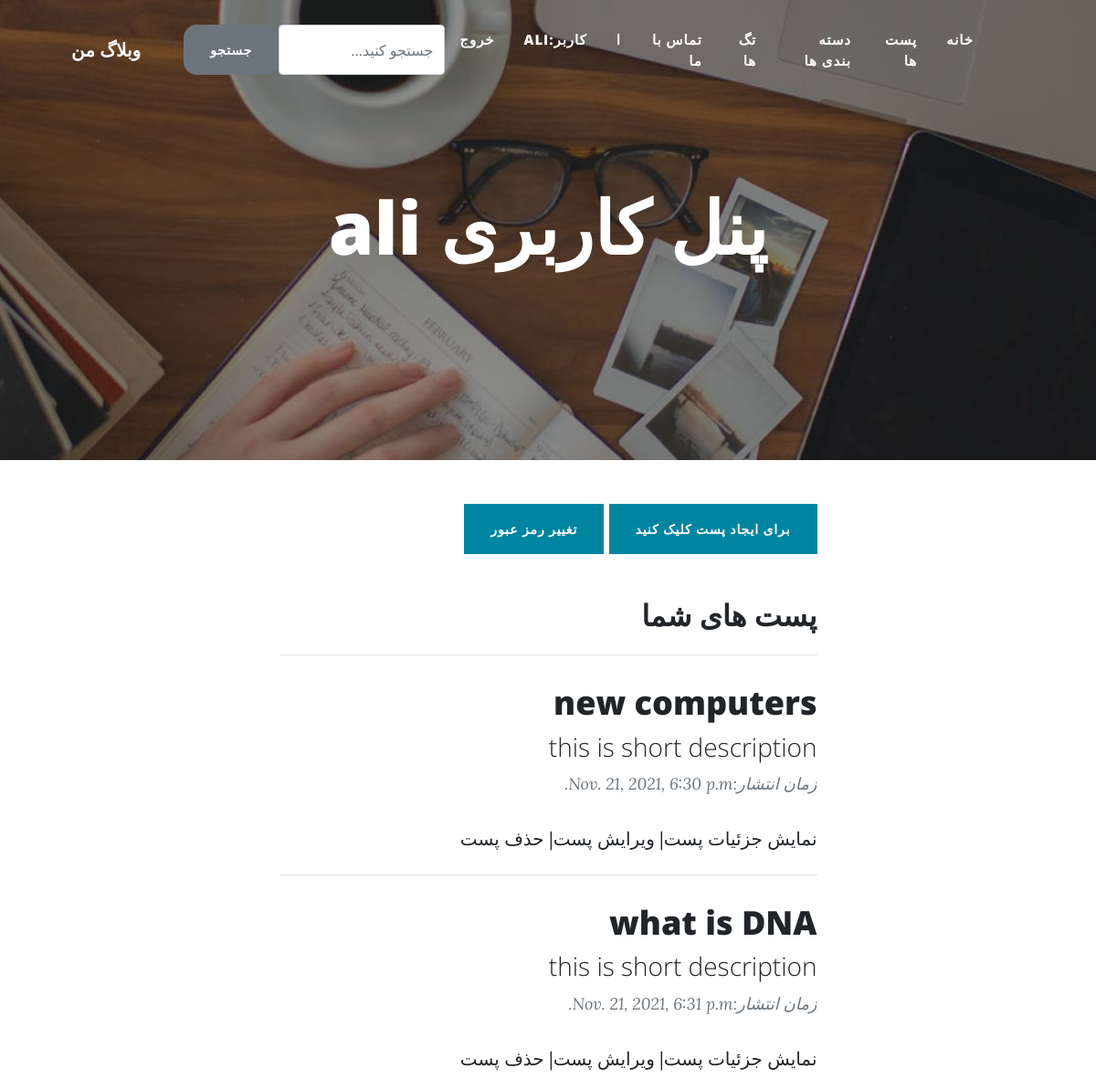
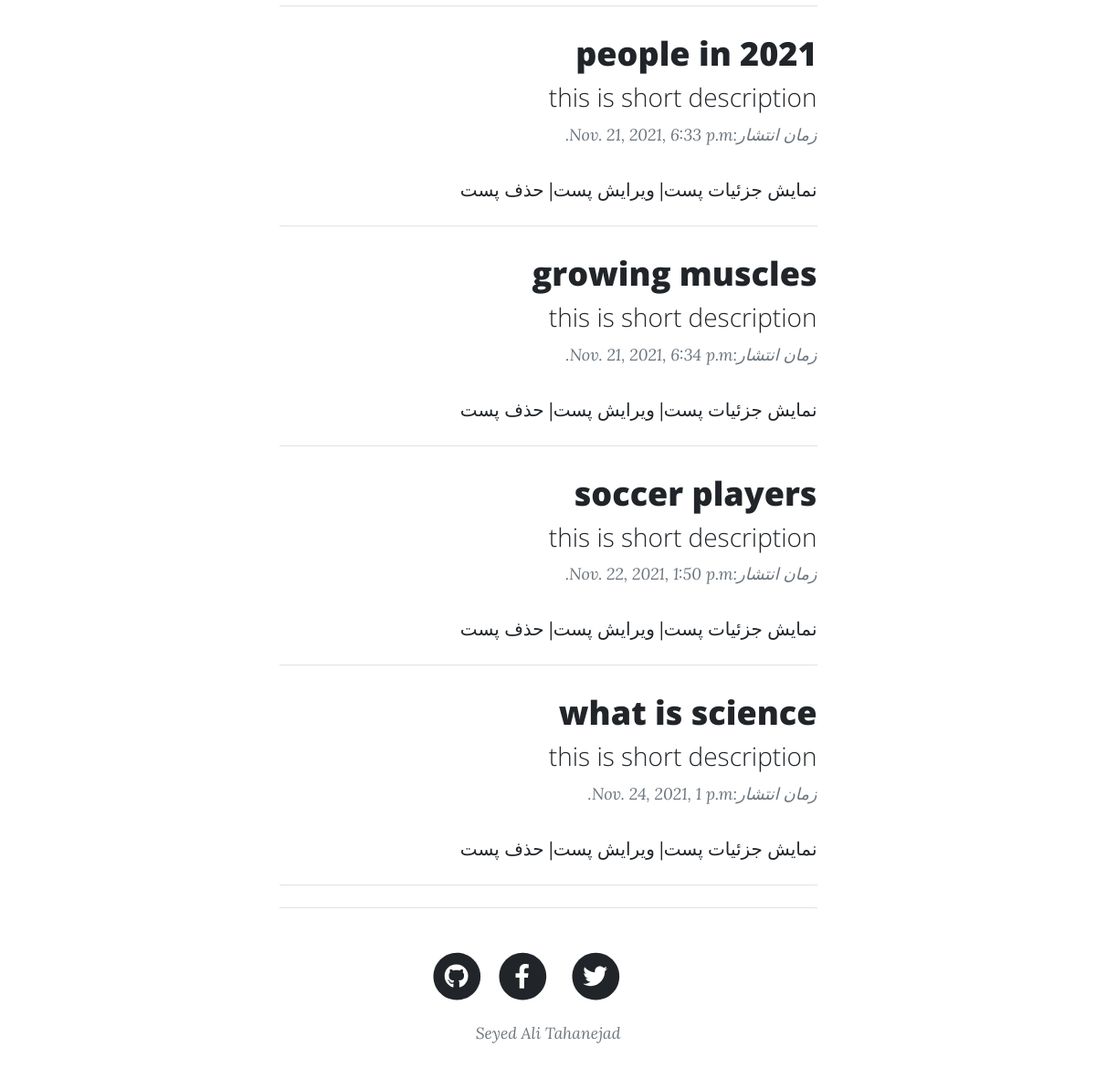
The page /dashboard (signed in) on the database its author committed (2 pictures, top to bottom).
### post/models.py (models this page shows, shortened)
class Post(models.Model):
    writer = models.ForeignKey(User, null=True, on_delete=models.SET_NULL)
    category = models.ManyToManyField(Category)
    """ the unique field is not used in the post title because of question number 2 """
    title = models.CharField(max_length=120)
    short_description = models.CharField(
        max_length=300, default="this is short description"
    )
    description = models.TextField()
    created_at = models.DateTimeField(auto_now_add=True)
    updated_at = models.DateTimeField(auto_now=True)
    tag = models.ManyToManyField(Tag, default="SEO",blank=True)
    image = models.ImageField(upload_to="uploads", null=True, blank=True)
    like = models.IntegerField(default=0)
    is_published = models.BooleanField(default=False)
    slug = models.SlugField(null=True)
    """ check if have exception for slug unique, generate slug with randomnuber"""
    class Meta:
        ordering = ["created_at"]

### post/views.py (the view)
# urls.py: path("dashboard", dashboard, name="dashboard"),
def dashboard(request):
    user = request.user
    user_posts = Post.objects.filter(writer=user)
    print (user)
    return render(request, "post/dashboard.html",{"user_posts":user_posts})

### post/templates/post/dashboard.html
{% extends 'main.html' %}
{% load static %}
{% block page_title %}پنل کاربری {{user}}{% endblock page_title %}
{% block header_background %}
            <header class="masthead" style="background-image:url({%static 'theme/dashboard.jpg'%})">
            {% endblock header_background%}
{% block content %}
<div class="container px-4 px-lg-5">
    <div class="row gx-4 gx-lg-5 justify-content-center">
      <div class="col-md-10 col-lg-8 col-xl-7">
        <a class="btn btn-primary mb-5" href="{% url 'add_post_form' %}">برای ایجاد پست کلیک کنید</a>
<a class="btn btn-primary mb-5" href="{% url 'reset_password_form' %}">تغییر رمز عبور</a>
<h2>پست های شما</h2>
        <hr class="my-4" />
{% for post in user_posts %}
  <div class="post-preview">
    <a href="{% url 'post_detail' post.slug %}">
      <h2 class="post-title">
        {{post.title}}
      </h2>
      <h3 class="post-subtitle">
       {{ post.short_description}}
      </h3>
    </a>
    <p class="post-meta">
      زمان انتشار:{{post.created_at }}
    </p>
  </div>
  <a href="{% url 'post_detail' post.slug %}">نمایش جزئیات پست</a>|
  <a href="{% url 'edit_post_form' post.slug %}">ویرایش پست</a>|
  <a href="{% url 'delete_post_form' post.slug %}">حذف پست</a>
  <hr class="my-4" />
{% empty %}
<h4>پستی برای نمایش وجود ندارد</h4>
{% endfor %}
{% endblock content %}

### templates/main.html (shortened to what this page needs)
{% load static %}
<!DOCTYPE html>
<html lang="en" dir="rtl">
    <head>
        <link href="{% static 'theme/styles.css'%}" rel="stylesheet" />
    </head>
    <body>
        <nav class="navbar navbar-expand-lg navbar-light" id="mainNav">
            <div class="container px-4 px-lg-5">
                <div class="collapse navbar-collapse" id="navbarResponsive">
                    <ul class="navbar-nav ms-auto py-4 py-lg-0">
                         <li class="nav-item"><a class="nav-link px-lg-3 py-3 py-lg-4 link-custom" href="{%url 'home'%}">خانه</a></li>
                        <li class="nav-item"><a class="nav-link px-lg-3 py-3 py-lg-4 link-custom" href="{%url 'posts'%}">پست ها</a></li>
                        <li class="nav-item"><a class="nav-link px-lg-3 py-3 py-lg-4 link-custom" href="{%url 'categories'%}">دسته بندی ها</a></li>
                        <li class="nav-item"><a class="nav-link px-lg-3 py-3 py-lg-4 link-custom" href="{%url 'tags'%}">تگ ها</a></li>
                        <li class="nav-item"><a class="nav-link px-lg-3 py-3 py-lg-4 link-custom" href="{%url 'contact_us_form'%}">تماس با ما</a></li>
                        <li class="nav-item"><a class="nav-link px-lg-3 py-3 py-lg-4 link-custom" href="{%url 'categories'%}">ا</a></li>
                        {% if user.is_authenticated %}
                        <li class="nav-item"><a class="nav-link px-lg-3 py-3 py-lg-4 link-custom" href="{%url 'dashboard'%}">کاربر:{{user.username}}</a></li>
                        <li class="nav-item"><a class="nav-link px-lg-3 py-3 py-lg-4 link-custom" href="{%url 'logout'%}">خروج</a></li>
                        {% else %}
                        <li class="nav-item"><a class="nav-link px-lg-3 py-3 py-lg-4 link-custom" href="{%url 'login_form'%}">ورود</a></li>
                        <li class="nav-item"><a class="nav-link px-lg-3 py-3 py-lg-4 link-custom" href="{%url 'register_form'%}">عضویت</a></li>
                        {% endif %}
                </div>
                <form class="input-group" id="search-bar" action="{% url 'search' %}" method="get">
                    <input type="search" name ="q" class="form-control rounded" placeholder="جستجو کنید..." aria-label="Search"
                    aria-describedby="search-addon" />
                    <button type="submit" class="btn btn-secondary" >جستجو</button>
                  </form>
                  <a class="navbar-brand" href="{%url 'home'%}">وبلاگ من</a>
            </div>
        </nav>
        {% block header_background %}{% endblock header_background%}
            <div class="container position-relative px-4 px-lg-5">
                <div class="row gx-4 gx-lg-5 justify-content-center">
                    <div class="col-md-10 col-lg-8 col-xl-7">
                        <div class="site-heading">
                            <h1>{% block page_title %}{% endblock page_title %}</h1>
                        </div>
                    </div>
                </div>
            </div>
        </header>
        {% block content %}
        {% endblock content %}
        <footer class="border-top">
            <div class="container px-4 px-lg-5">
                <div class="row gx-4 gx-lg-5 justify-content-center">
                    <div class="col-md-10 col-lg-8 col-xl-7">
                        <ul class="list-inline text-center">
                            <li class="list-inline-item">
                                <a href="#!">
                                    <span class="fa-stack fa-lg">
                                        <i class="fas fa-circle fa-stack-2x"></i>
                                        <i class="fab fa-twitter fa-stack-1x fa-inverse"></i>
                                    </span>
                                </a>
                            </li>
                            <li class="list-inline-item">
                                <a href="#!">
                                    <span class="fa-stack fa-lg">
                                        <i class="fas fa-circle fa-stack-2x"></i>
                                        <i class="fab fa-facebook-f fa-stack-1x fa-inverse"></i>
                                    </span>
                                </a>
                            </li>
                            <li class="list-inline-item">
                                <a href="#!">
                                    <span class="fa-stack fa-lg">
                                        <i class="fas fa-circle fa-stack-2x"></i>
                                        <i class="fab fa-github fa-stack-1x fa-inverse"></i>
                                    </span>
                                </a>
                            </li>
                        </ul>
                        <div class="small text-center text-muted fst-italic">Seyed Ali Tahanejad</div>
                    </div>
                </div>
            </div>
        </footer>
    </body>
</html>

### rows shown on the page
Post: title "new computers", short_description "this is short description", created_at "Nov. 21, 2021, 6:30 p.m."
Post: title "what is DNA", short_description "this is short description", created_at "Nov. 21, 2021, 6:31 p.m."
Post: title "people in 2021", short_description "this is short description", created_at "Nov. 21, 2021, 6:33 p.m."
Post: title "growing muscles", short_description "this is short description", created_at "Nov. 21, 2021, 6:34 p.m."
Post: title "soccer players", short_description "this is short description", created_at "Nov. 22, 2021, 1:50 p.m."
Post: title "what is science", short_description "this is short description", created_at "Nov. 24, 2021, 1 p.m."

### other values the page prints
{{ user.username }} "ALI"
{{ user }} "ali"
